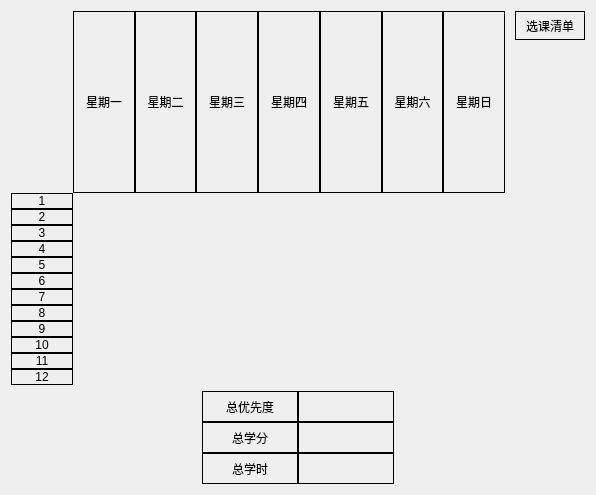
<?xml version="1.0" encoding="UTF-8"?>
<ui version="4.0">
 <class>RecommendResult</class>
 <widget class="QDialog" name="RecommendResult">
  <property name="geometry">
   <rect>
    <x>0</x>
    <y>0</y>
    <width>596</width>
    <height>495</height>
   </rect>
  </property>
  <property name="windowTitle">
   <string>Dialog</string>
  </property>
  <layout class="QGridLayout" name="gridLayout">
   <item row="0" column="0">
    <layout class="QVBoxLayout" name="OutLayout" stretch="4,1">
     <item>
      <layout class="QHBoxLayout" name="OutMainLayout" stretch="7,1">
       <property name="spacing">
        <number>10</number>
       </property>
       <item>
        <layout class="QVBoxLayout" name="MainLayout" stretch="1,12">
         <property name="spacing">
          <number>0</number>
         </property>
         <item>
          <layout class="QHBoxLayout" name="WeekLayout">
           <property name="spacing">
            <number>0</number>
           </property>
           <item>
            <widget class="QLabel" name="BlankLabel">
             <property name="text">
              <string/>
             </property>
            </widget>
           </item>
           <item>
            <widget class="QLabel" name="MonLabel">
             <property name="styleSheet">
              <string notr="true">border: 1px solid black</string>
             </property>
             <property name="text">
              <string>星期一</string>
             </property>
             <property name="alignment">
              <set>Qt::AlignCenter</set>
             </property>
            </widget>
           </item>
           <item>
            <widget class="QLabel" name="TueLabel">
             <property name="styleSheet">
              <string notr="true">border: 1px solid black</string>
             </property>
             <property name="text">
              <string>星期二</string>
             </property>
             <property name="alignment">
              <set>Qt::AlignCenter</set>
             </property>
            </widget>
           </item>
           <item>
            <widget class="QLabel" name="WedLabel">
             <property name="styleSheet">
              <string notr="true">border: 1px solid black</string>
             </property>
             <property name="text">
              <string>星期三</string>
             </property>
             <property name="alignment">
              <set>Qt::AlignCenter</set>
             </property>
            </widget>
           </item>
           <item>
            <widget class="QLabel" name="ThuLabel">
             <property name="styleSheet">
              <string notr="true">border: 1px solid black</string>
             </property>
             <property name="text">
              <string>星期四</string>
             </property>
             <property name="alignment">
              <set>Qt::AlignCenter</set>
             </property>
            </widget>
           </item>
           <item>
            <widget class="QLabel" name="FriLabel">
             <property name="styleSheet">
              <string notr="true">border: 1px solid black</string>
             </property>
             <property name="text">
              <string>星期五</string>
             </property>
             <property name="alignment">
              <set>Qt::AlignCenter</set>
             </property>
            </widget>
           </item>
           <item>
            <widget class="QLabel" name="SatLabel">
             <property name="styleSheet">
              <string notr="true">border: 1px solid black</string>
             </property>
             <property name="text">
              <string>星期六</string>
             </property>
             <property name="alignment">
              <set>Qt::AlignCenter</set>
             </property>
            </widget>
           </item>
           <item>
            <widget class="QLabel" name="SunLabel">
             <property name="styleSheet">
              <string notr="true">border: 1px solid black</string>
             </property>
             <property name="text">
              <string>星期日</string>
             </property>
             <property name="alignment">
              <set>Qt::AlignCenter</set>
             </property>
            </widget>
           </item>
          </layout>
         </item>
         <item>
          <layout class="QHBoxLayout" name="TableLayout" stretch="1,7">
           <property name="spacing">
            <number>0</number>
           </property>
           <item>
            <layout class="QVBoxLayout" name="TimeLayout">
             <item>
              <widget class="QLabel" name="T1Label">
               <property name="styleSheet">
                <string notr="true">border: 1px solid black</string>
               </property>
               <property name="text">
                <string>1</string>
               </property>
               <property name="alignment">
                <set>Qt::AlignCenter</set>
               </property>
              </widget>
             </item>
             <item>
              <widget class="QLabel" name="T2Label">
               <property name="styleSheet">
                <string notr="true">border: 1px solid black</string>
               </property>
               <property name="text">
                <string>2</string>
               </property>
               <property name="alignment">
                <set>Qt::AlignCenter</set>
               </property>
              </widget>
             </item>
             <item>
              <widget class="QLabel" name="T3Label">
               <property name="styleSheet">
                <string notr="true">border: 1px solid black</string>
               </property>
               <property name="text">
                <string>3</string>
               </property>
               <property name="alignment">
                <set>Qt::AlignCenter</set>
               </property>
              </widget>
             </item>
             <item>
              <widget class="QLabel" name="T4Label">
               <property name="styleSheet">
                <string notr="true">border: 1px solid black</string>
               </property>
               <property name="text">
                <string>4</string>
               </property>
               <property name="alignment">
                <set>Qt::AlignCenter</set>
               </property>
              </widget>
             </item>
             <item>
              <widget class="QLabel" name="T5Label">
               <property name="styleSheet">
                <string notr="true">border: 1px solid black</string>
               </property>
               <property name="text">
                <string>5</string>
               </property>
               <property name="alignment">
                <set>Qt::AlignCenter</set>
               </property>
              </widget>
             </item>
             <item>
              <widget class="QLabel" name="T6Label">
               <property name="styleSheet">
                <string notr="true">border: 1px solid black</string>
               </property>
               <property name="text">
                <string>6</string>
               </property>
               <property name="alignment">
                <set>Qt::AlignCenter</set>
               </property>
              </widget>
             </item>
             <item>
              <widget class="QLabel" name="T7Label">
               <property name="styleSheet">
                <string notr="true">border: 1px solid black</string>
               </property>
               <property name="text">
                <string>7</string>
               </property>
               <property name="alignment">
                <set>Qt::AlignCenter</set>
               </property>
              </widget>
             </item>
             <item>
              <widget class="QLabel" name="T8Label">
               <property name="styleSheet">
                <string notr="true">border: 1px solid black</string>
               </property>
               <property name="text">
                <string>8</string>
               </property>
               <property name="alignment">
                <set>Qt::AlignCenter</set>
               </property>
              </widget>
             </item>
             <item>
              <widget class="QLabel" name="T9Label">
               <property name="styleSheet">
                <string notr="true">border: 1px solid black</string>
               </property>
               <property name="text">
                <string>9</string>
               </property>
               <property name="alignment">
                <set>Qt::AlignCenter</set>
               </property>
              </widget>
             </item>
             <item>
              <widget class="QLabel" name="T10Label">
               <property name="styleSheet">
                <string notr="true">border: 1px solid black</string>
               </property>
               <property name="text">
                <string>10</string>
               </property>
               <property name="alignment">
                <set>Qt::AlignCenter</set>
               </property>
              </widget>
             </item>
             <item>
              <widget class="QLabel" name="T11Label">
               <property name="styleSheet">
                <string notr="true">border: 1px solid black</string>
               </property>
               <property name="text">
                <string>11</string>
               </property>
               <property name="alignment">
                <set>Qt::AlignCenter</set>
               </property>
              </widget>
             </item>
             <item>
              <widget class="QLabel" name="T12Label">
               <property name="styleSheet">
                <string notr="true">border: 1px solid black</string>
               </property>
               <property name="text">
                <string>12</string>
               </property>
               <property name="alignment">
                <set>Qt::AlignCenter</set>
               </property>
              </widget>
             </item>
            </layout>
           </item>
           <item>
            <layout class="QHBoxLayout" name="CourseTableLayout">
             <item>
              <layout class="QVBoxLayout" name="C1Layout"/>
             </item>
             <item>
              <layout class="QVBoxLayout" name="C2Layout"/>
             </item>
             <item>
              <layout class="QVBoxLayout" name="C3Layout"/>
             </item>
             <item>
              <layout class="QVBoxLayout" name="C4Layout"/>
             </item>
             <item>
              <layout class="QVBoxLayout" name="C5Layout"/>
             </item>
             <item>
              <layout class="QVBoxLayout" name="C6Layout"/>
             </item>
             <item>
              <layout class="QVBoxLayout" name="C7Layout"/>
             </item>
            </layout>
           </item>
          </layout>
         </item>
        </layout>
       </item>
       <item>
        <layout class="QVBoxLayout" name="OutCourseLayout" stretch="1,0,12">
         <item>
          <widget class="QLabel" name="label">
           <property name="styleSheet">
            <string notr="true">border: 1px solid black</string>
           </property>
           <property name="text">
            <string>选课清单</string>
           </property>
           <property name="alignment">
            <set>Qt::AlignCenter</set>
           </property>
          </widget>
         </item>
         <item>
          <layout class="QVBoxLayout" name="CourseLayout"/>
         </item>
         <item>
          <spacer name="Spacer">
           <property name="orientation">
            <enum>Qt::Vertical</enum>
           </property>
           <property name="sizeHint" stdset="0">
            <size>
             <width>20</width>
             <height>40</height>
            </size>
           </property>
          </spacer>
         </item>
        </layout>
       </item>
      </layout>
     </item>
     <item>
      <layout class="QHBoxLayout" name="OutInformLayout" stretch="1,1,1">
       <item>
        <spacer name="Spacer1">
         <property name="orientation">
          <enum>Qt::Horizontal</enum>
         </property>
         <property name="sizeHint" stdset="0">
          <size>
           <width>40</width>
           <height>20</height>
          </size>
         </property>
        </spacer>
       </item>
       <item>
        <layout class="QVBoxLayout" name="InformLayout" stretch="1,1,1">
         <property name="spacing">
          <number>0</number>
         </property>
         <item>
          <layout class="QHBoxLayout" name="UpLayout">
           <property name="spacing">
            <number>0</number>
           </property>
           <item>
            <widget class="QLabel" name="PriorityTitleLabel">
             <property name="styleSheet">
              <string notr="true">border: 1px solid black</string>
             </property>
             <property name="text">
              <string>总优先度</string>
             </property>
             <property name="alignment">
              <set>Qt::AlignCenter</set>
             </property>
            </widget>
           </item>
           <item>
            <widget class="QLabel" name="PriorityLabel">
             <property name="styleSheet">
              <string notr="true">border: 1px solid black</string>
             </property>
             <property name="text">
              <string/>
             </property>
             <property name="alignment">
              <set>Qt::AlignCenter</set>
             </property>
            </widget>
           </item>
          </layout>
         </item>
         <item>
          <layout class="QHBoxLayout" name="MiddleLayout">
           <property name="spacing">
            <number>0</number>
           </property>
           <item>
            <widget class="QLabel" name="PointTitleLabel">
             <property name="styleSheet">
              <string notr="true">border: 1px solid black</string>
             </property>
             <property name="text">
              <string>总学分</string>
             </property>
             <property name="alignment">
              <set>Qt::AlignCenter</set>
             </property>
            </widget>
           </item>
           <item>
            <widget class="QLabel" name="PointLabel">
             <property name="styleSheet">
              <string notr="true">border: 1px solid black</string>
             </property>
             <property name="text">
              <string/>
             </property>
             <property name="alignment">
              <set>Qt::AlignCenter</set>
             </property>
            </widget>
           </item>
          </layout>
         </item>
         <item>
          <layout class="QHBoxLayout" name="DownLayout">
           <property name="spacing">
            <number>0</number>
           </property>
           <item>
            <widget class="QLabel" name="TimeTitleLabel">
             <property name="styleSheet">
              <string notr="true">border: 1px solid black</string>
             </property>
             <property name="text">
              <string>总学时</string>
             </property>
             <property name="alignment">
              <set>Qt::AlignCenter</set>
             </property>
            </widget>
           </item>
           <item>
            <widget class="QLabel" name="TimeLabel">
             <property name="styleSheet">
              <string notr="true">border: 1px solid black</string>
             </property>
             <property name="text">
              <string/>
             </property>
             <property name="alignment">
              <set>Qt::AlignCenter</set>
             </property>
            </widget>
           </item>
          </layout>
         </item>
        </layout>
       </item>
       <item>
        <spacer name="Spacer2">
         <property name="orientation">
          <enum>Qt::Horizontal</enum>
         </property>
         <property name="sizeHint" stdset="0">
          <size>
           <width>40</width>
           <height>20</height>
          </size>
         </property>
        </spacer>
       </item>
      </layout>
     </item>
    </layout>
   </item>
  </layout>
 </widget>
 <resources/>
 <connections/>
</ui>
